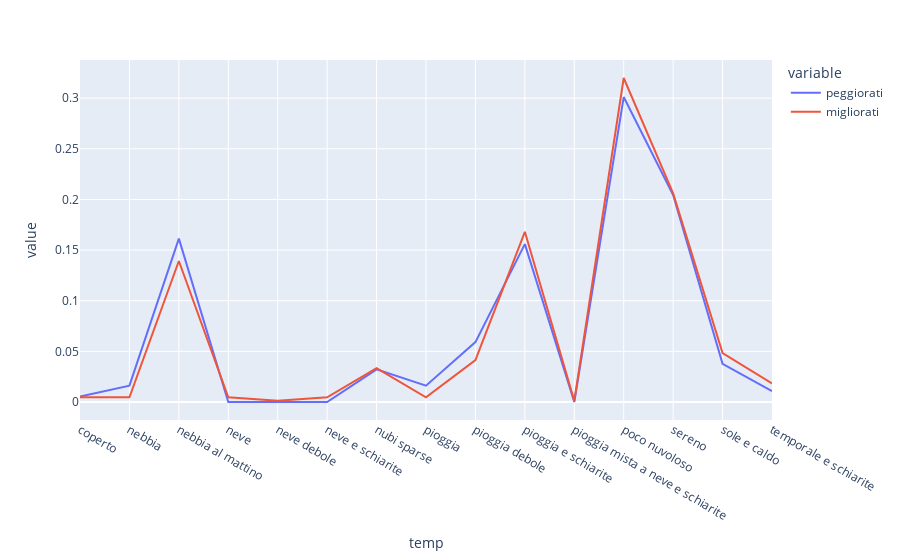
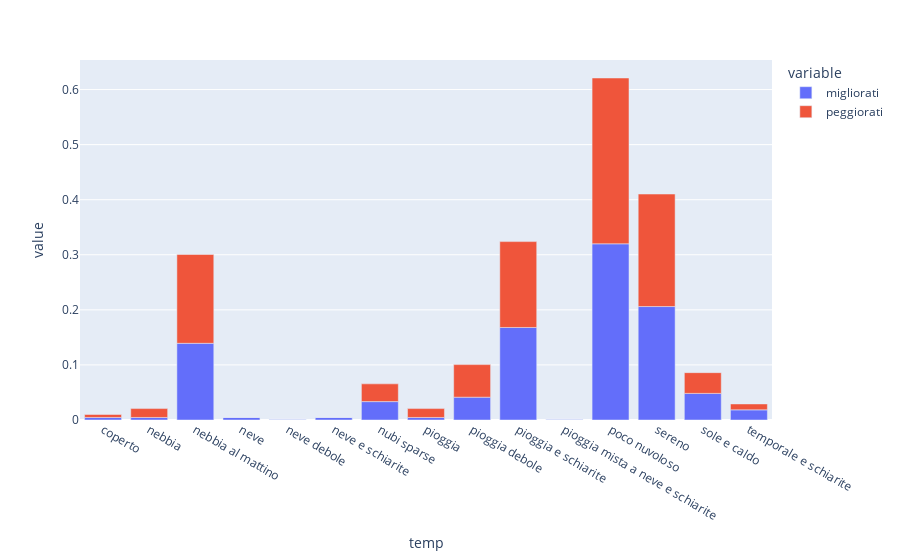

Notebook code cell kept with these figures, in order:
### Code cell
fig = px.line(dataframe, x="temp", y=["peggiorati","migliorati"])
fig.show()
newFig =  px.bar(dataframe, x="temp", y=["migliorati", "peggiorati"])
newFig.show()

### Figure 1 — Plotly figure (JSON) as saved in the notebook; plotly's stock layout.template omitted (floating-point values rounded to 4 significant figures)
{"data": [{"hovertemplate": "variable=peggiorati<br>temp=%{x}<br>value=%{y}<extra></extra>", "legendgroup": "peggiorati", "line": {"color": "#636efa", "dash": "solid"}, "marker": {"symbol": "circle"}, "mode": "lines", "name": "peggiorati", "orientation": "v", "showlegend": true, "type": "scatter", "x": ["coperto", "nebbia", "nebbia al mattino", "neve", "neve debole", "neve e schiarite", "nubi sparse", "pioggia", "pioggia debole", "pioggia e schiarite", "pioggia mista a neve e schiarite", "poco nuvoloso", "sereno", "sole e caldo", "temporale e schiarite"], "xaxis": "x", "y": [0.005376, 0.01613, 0.1613, 0, 0, 0, 0.03226, 0.01613, 0.05914, 0.1559, 0, 0.3011, 0.2043, 0.03763, 0.01075], "yaxis": "y"}, {"hovertemplate": "variable=migliorati<br>temp=%{x}<br>value=%{y}<extra></extra>", "legendgroup": "migliorati", "line": {"color": "#EF553B", "dash": "solid"}, "marker": {"symbol": "circle"}, "mode": "lines", "name": "migliorati", "orientation": "v", "showlegend": true, "type": "scatter", "x": ["coperto", "nebbia", "nebbia al mattino", "neve", "neve debole", "neve e schiarite", "nubi sparse", "pioggia", "pioggia debole", "pioggia e schiarite", "pioggia mista a neve e schiarite", "poco nuvoloso", "sereno", "sole e caldo", "temporale e schiarite"], "xaxis": "x", "y": [0.004603, 0.004603, 0.1392, 0.004603, 0.001151, 0.004603, 0.03337, 0.004603, 0.04143, 0.168, 0.001151, 0.3199, 0.206, 0.04833, 0.01841], "yaxis": "y"}], "layout": {"legend": {"title": {"text": "variable"}, "tracegroupgap": 0}, "margin": {"t": 60}, "xaxis": {"anchor": "y", "domain": [0, 1], "title": {"text": "temp"}}, "yaxis": {"anchor": "x", "domain": [0, 1], "title": {"text": "value"}}}}

### Figure 2 — Plotly figure (JSON) as saved in the notebook; plotly's stock layout.template omitted (floating-point values rounded to 4 significant figures)
{"data": [{"alignmentgroup": "True", "hovertemplate": "variable=migliorati<br>temp=%{x}<br>value=%{y}<extra></extra>", "legendgroup": "migliorati", "marker": {"color": "#636efa", "pattern": {"shape": ""}}, "name": "migliorati", "offsetgroup": "migliorati", "orientation": "v", "showlegend": true, "textposition": "auto", "type": "bar", "x": ["coperto", "nebbia", "nebbia al mattino", "neve", "neve debole", "neve e schiarite", "nubi sparse", "pioggia", "pioggia debole", "pioggia e schiarite", "pioggia mista a neve e schiarite", "poco nuvoloso", "sereno", "sole e caldo", "temporale e schiarite"], "xaxis": "x", "y": [0.004603, 0.004603, 0.1392, 0.004603, 0.001151, 0.004603, 0.03337, 0.004603, 0.04143, 0.168, 0.001151, 0.3199, 0.206, 0.04833, 0.01841], "yaxis": "y"}, {"alignmentgroup": "True", "hovertemplate": "variable=peggiorati<br>temp=%{x}<br>value=%{y}<extra></extra>", "legendgroup": "peggiorati", "marker": {"color": "#EF553B", "pattern": {"shape": ""}}, "name": "peggiorati", "offsetgroup": "peggiorati", "orientation": "v", "showlegend": true, "textposition": "auto", "type": "bar", "x": ["coperto", "nebbia", "nebbia al mattino", "neve", "neve debole", "neve e schiarite", "nubi sparse", "pioggia", "pioggia debole", "pioggia e schiarite", "pioggia mista a neve e schiarite", "poco nuvoloso", "sereno", "sole e caldo", "temporale e schiarite"], "xaxis": "x", "y": [0.005376, 0.01613, 0.1613, 0, 0, 0, 0.03226, 0.01613, 0.05914, 0.1559, 0, 0.3011, 0.2043, 0.03763, 0.01075], "yaxis": "y"}], "layout": {"barmode": "relative", "legend": {"title": {"text": "variable"}, "tracegroupgap": 0}, "margin": {"t": 60}, "xaxis": {"anchor": "y", "domain": [0, 1], "title": {"text": "temp"}}, "yaxis": {"anchor": "x", "domain": [0, 1], "title": {"text": "value"}}}}
